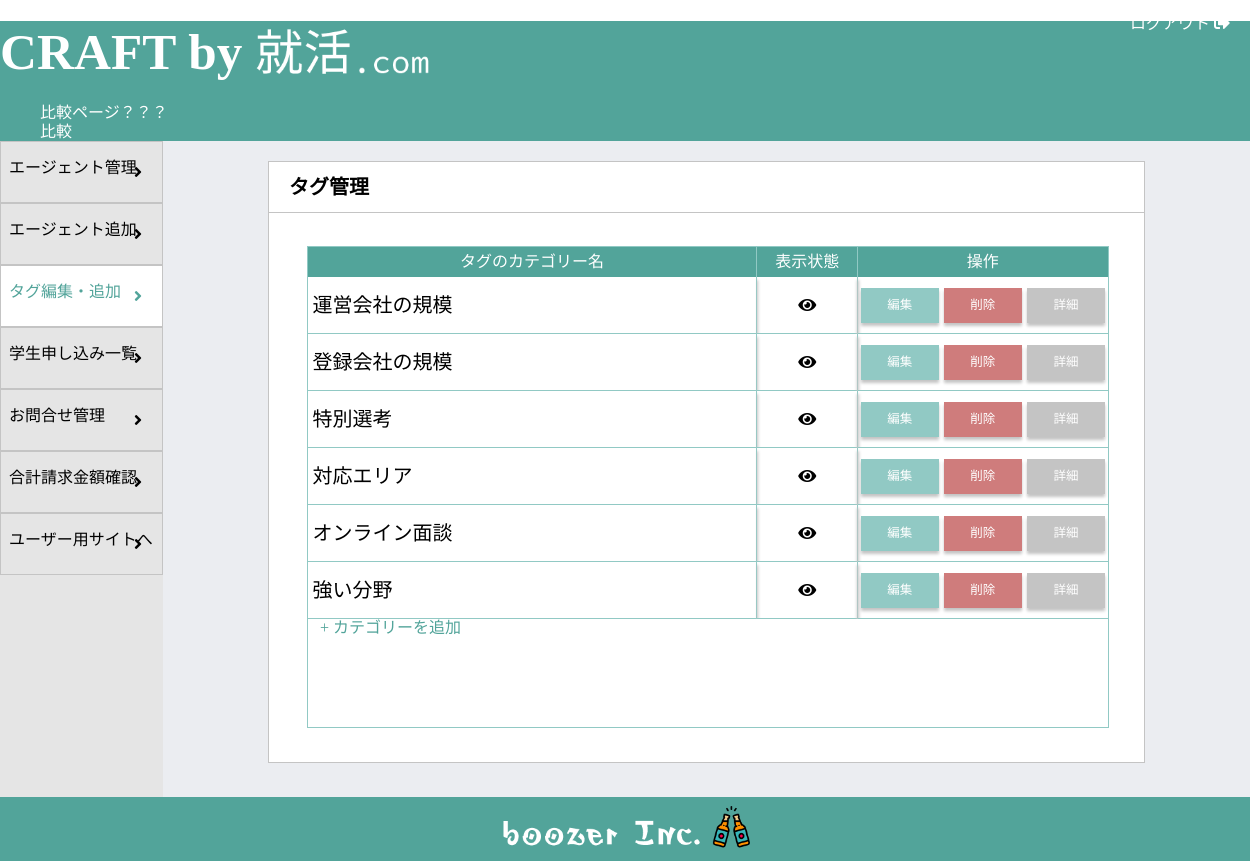
The page /craft_admin/tag.php (signed in) on the database its author committed.
### tables this page shows
CREATE TABLE tag_categories (
    id INT AUTO_INCREMENT NOT NULL PRIMARY KEY,
    tag_category VARCHAR(255) NOT NULL,
    tag_category_desc VARCHAR(255) NOT NULL,
    hide INT NOT NULL
);

### src/craft_admin/tag.php (the view, shortened to what this page needs)
<?php
require('../dbconnect.php');
$stmt = $db->query("SELECT * FROM tag_categories");
$categories = $stmt->fetchAll();
?>
<!DOCTYPE html>
<html lang="en">
<head>
  <link href="https://use.fontawesome.com/releases/v5.15.4/css/all.css" rel="stylesheet">
</head>
<body>
<form action="" method="POST">
  <?php require('../_header.php'); ?>
  <div class="util_logout">
    <a href="./login/logout.php">
      ログアウト
      <i class="fas fa-sign-out-alt"></i>
    </a>
  </div>
  <div class="util_container">
    <div class="util_sidebar">
      <div class="util_sidebar_button">
        <a class="util_sidebar_link" href="/craft_admin/home.php">エージェント管理</a>
        <i class="fas fa-angle-right"></i>
      </div>
      <div class="util_sidebar_button">
        <a class="util_sidebar_link" href="/craft_admin/add_agent.php">エージェント追加</a>
        <i class="fas fa-angle-right"></i>
      </div>
      <div class="util_sidebar_button util_sidebar_button--selected">
        <a class="util_sidebar_link util_sidebar_link--selected" href="/craft_admin/tag.php">タグ編集・追加</a>
        <i class="fas fa-angle-right"></i>
      </div>
      <div class="util_sidebar_button">
        <a class="util_sidebar_link" href="/craft_admin/students_info.php">学生申し込み一覧</a>
        <i class="fas fa-angle-right"></i>
      </div>
      <div class="util_sidebar_button">
        <a class="util_sidebar_link" href="/craft_admin/contact_management.php">お問合せ管理</a>
        <i class="fas fa-angle-right"></i>
      </div>
      <div class="util_sidebar_button">
        <a class="util_sidebar_link" href="/craft_admin/invoice.php">合計請求金額確認</a>
        <i class="fas fa-angle-right"></i>
      </div>
      <div class="util_sidebar_button">
        <a class="util_sidebar_link" href="/userpage/top.php" target="_blank">ユーザー用サイトへ</a>
        <i class="fas fa-angle-right"></i>
      </div>
    </div>
    <div class="util_content">
      <div class="util_title">
        <h2 class="util_title--text">
          タグ管理
        </h2>
      </div>
      <div class="tag-list">
        <div class="tag-list_labels">
          <div class="tag-list_labels--left">タグのカテゴリー名</div>
          <div class="tag-list_labels--middle">表示状態</div>
          <div class="tag-list_labels--right">操作</div>
        </div>
        <?php foreach ($categories as $category) : ?>
        <div class="tag-categories">
          <div class="tag-categories_info">
            <p class="tag-categories_info--name"><?= $category['tag_category'] ?></p>
          </div>
          <div class="tag-categories_display">
            <?php
            $sql = 'SELECT count(*) FROM tag_categories WHERE id = ? AND hide = 0';
            $stmt = $db->prepare($sql);
            $stmt->execute(array($category['id']));
            $display = $stmt->fetch();
            if ($display[0] == 1) {
            ?>
            <input type="submit" value="&#xf06e;" class="fas tag-categories_display--eye" name="hide[<?= $category['id'] ?>]" >
            <?php } else { ?>
            <input type="submit" value="&#xf070;" class="fas tag-categories_display--eye" name="show[<?= $category['id'] ?>]">
            <?php } ?>
          </div>
          <div class="tag-categories_buttons">
            <a href="./edit_tag_category.php?id=<?= $category['id'] ?>">
              <button type="button" class="util_action_button util_action_button--edit">編集</button>
            </a>
            <button type="button" class="util_action_button util_action_button--delete" onclick="deleteModal(<?= $category['id'] ?>)">削除</button>
            <button type="button" name="more" class="util_action_button util_action_button--list" id="<?= $category['id'] ?>" onclick="clickfunction(<?= $category['id'] ?>)">詳細</button>
          </div>
        </div>
        <?php endforeach; ?>
        <a href="./edit_tag_category.php?act=add" class="tag_category_add">+ カテゴリーを追加</a>
      </div>
    </div>
  </div>
  </form>
  <?php require('../_footer.php'); ?>
</body>
</html>

### rows shown on the page
tag_categories: tag_category "運営会社の規模"
tag_categories: tag_category "登録会社の規模"
tag_categories: tag_category "特別選考"
tag_categories: tag_category "対応エリア"
tag_categories: tag_category "オンライン面談"
tag_categories: tag_category "強い分野", id ""
